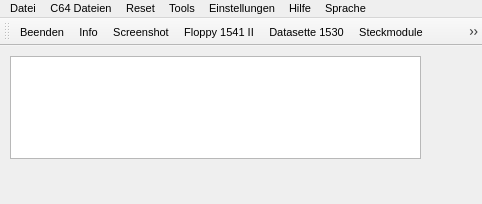
<?xml version="1.0" encoding="UTF-8"?>
<ui version="4.0">
 <class>MainWindow</class>
 <widget class="QMainWindow" name="MainWindow">
  <property name="windowModality">
   <enum>Qt::NonModal</enum>
  </property>
  <property name="geometry">
   <rect>
    <x>0</x>
    <y>0</y>
    <width>482</width>
    <height>204</height>
   </rect>
  </property>
  <property name="font">
   <font>
    <pointsize>8</pointsize>
   </font>
  </property>
  <property name="mouseTracking">
   <bool>false</bool>
  </property>
  <property name="contextMenuPolicy">
   <enum>Qt::NoContextMenu</enum>
  </property>
  <property name="windowTitle">
   <string notr="true"/>
  </property>
  <property name="windowIcon">
   <iconset resource="emu64.qrc">
    <normaloff>:/grafik/emu64.ico</normaloff>:/grafik/emu64.ico</iconset>
  </property>
  <property name="windowOpacity">
   <double>1.000000000000000</double>
  </property>
  <property name="autoFillBackground">
   <bool>false</bool>
  </property>
  <property name="styleSheet">
   <string notr="true">#playButton{
background-image: url(:/Grafik/play_blue_transprent.png);
background-repeat: no-repeat;
background-position: center
}

#stopButton{
background-image: url(:/Grafik/stop_blue_transprent.png);
background-repeat: no-repeat;
background-position: center
}</string>
  </property>
  <property name="toolButtonStyle">
   <enum>Qt::ToolButtonTextOnly</enum>
  </property>
  <property name="dockNestingEnabled">
   <bool>false</bool>
  </property>
  <property name="unifiedTitleAndToolBarOnMac">
   <bool>false</bool>
  </property>
  <widget class="QWidget" name="centralWidget">
   <property name="font">
    <font>
     <pointsize>8</pointsize>
    </font>
   </property>
   <widget class="QTableWidget" name="FloppyTabel">
    <property name="geometry">
     <rect>
      <x>10</x>
      <y>10</y>
      <width>411</width>
      <height>103</height>
     </rect>
    </property>
    <property name="focusPolicy">
     <enum>Qt::NoFocus</enum>
    </property>
    <property name="autoFillBackground">
     <bool>false</bool>
    </property>
    <property name="selectionMode">
     <enum>QAbstractItemView::NoSelection</enum>
    </property>
    <property name="showGrid">
     <bool>false</bool>
    </property>
    <attribute name="horizontalHeaderVisible">
     <bool>false</bool>
    </attribute>
    <attribute name="horizontalHeaderHighlightSections">
     <bool>false</bool>
    </attribute>
    <attribute name="verticalHeaderVisible">
     <bool>false</bool>
    </attribute>
    <attribute name="verticalHeaderHighlightSections">
     <bool>false</bool>
    </attribute>
   </widget>
  </widget>
  <widget class="QStatusBar" name="statusBar">
   <property name="minimumSize">
    <size>
     <width>0</width>
     <height>0</height>
    </size>
   </property>
   <property name="font">
    <font>
     <family>Arial</family>
     <weight>50</weight>
     <bold>false</bold>
    </font>
   </property>
   <property name="autoFillBackground">
    <bool>false</bool>
   </property>
   <property name="sizeGripEnabled">
    <bool>false</bool>
   </property>
  </widget>
  <widget class="QToolBar" name="toolBar">
   <property name="enabled">
    <bool>true</bool>
   </property>
   <property name="windowTitle">
    <string notr="true">toolBar</string>
   </property>
   <property name="movable">
    <bool>true</bool>
   </property>
   <property name="allowedAreas">
    <set>Qt::AllToolBarAreas</set>
   </property>
   <property name="iconSize">
    <size>
     <width>32</width>
     <height>32</height>
    </size>
   </property>
   <property name="toolButtonStyle">
    <enum>Qt::ToolButtonIconOnly</enum>
   </property>
   <attribute name="toolBarArea">
    <enum>TopToolBarArea</enum>
   </attribute>
   <attribute name="toolBarBreak">
    <bool>false</bool>
   </attribute>
   <addaction name="actionBeenden"/>
   <addaction name="menu_main_info"/>
   <addaction name="actionScreenshot"/>
   <addaction name="actionFloppy_1541_II"/>
   <addaction name="actionBandlaufwerk_1530"/>
   <addaction name="actionSteckmodule"/>
   <addaction name="actionDebugger_Disassembler"/>
   <addaction name="actionSoftreset"/>
   <addaction name="actionHardreset"/>
   <addaction name="actionC64_Geschwindigkeit"/>
   <addaction name="actionHandbuch"/>
  </widget>
  <widget class="QMenuBar" name="menuBar">
   <property name="geometry">
    <rect>
     <x>0</x>
     <y>0</y>
     <width>482</width>
     <height>20</height>
    </rect>
   </property>
   <property name="font">
    <font>
     <family>Arial</family>
     <weight>50</weight>
     <bold>false</bold>
    </font>
   </property>
   <property name="toolTip">
    <string/>
   </property>
   <property name="whatsThis">
    <string/>
   </property>
   <property name="defaultUp">
    <bool>false</bool>
   </property>
   <property name="nativeMenuBar">
    <bool>false</bool>
   </property>
   <widget class="QMenu" name="menu_main_help">
    <property name="font">
     <font>
      <family>Arial</family>
      <weight>50</weight>
      <bold>false</bold>
     </font>
    </property>
    <property name="title">
     <string>Hilfe</string>
    </property>
    <addaction name="menu_main_info"/>
    <addaction name="actionHandbuch"/>
    <addaction name="separator"/>
    <addaction name="actionC64_Tastenbelegung_Show"/>
   </widget>
   <widget class="QMenu" name="menuC64_Dateien">
    <property name="toolTip">
     <string/>
    </property>
    <property name="title">
     <string>C64 Dateien</string>
    </property>
    <addaction name="actionFloppy_1541_II"/>
    <addaction name="actionBandlaufwerk_1530"/>
    <addaction name="actionSteckmodule"/>
    <addaction name="actionAutostart"/>
    <addaction name="actionC64_Programme_direkt_laden"/>
   </widget>
   <widget class="QMenu" name="menuReset">
    <property name="title">
     <string>Reset</string>
    </property>
    <addaction name="actionSoftreset"/>
    <addaction name="actionHardreset"/>
   </widget>
   <widget class="QMenu" name="menuTools">
    <property name="title">
     <string>Tools</string>
    </property>
    <widget class="QMenu" name="menuREU_1764_16MB">
     <property name="statusTip">
      <string>Emuliert eine komplette REU mit 16 MB</string>
     </property>
     <property name="tearOffEnabled">
      <bool>false</bool>
     </property>
     <property name="title">
      <string>REU 1764 (16MB)</string>
     </property>
     <addaction name="actionREU_einstecken"/>
     <addaction name="actionREU_entfernen"/>
     <addaction name="separator"/>
     <addaction name="actionREU_laden"/>
     <addaction name="actionREU_speichern"/>
     <addaction name="actionREU_loeschen"/>
    </widget>
    <widget class="QMenu" name="menuGEO_NEO_RAM_2MB">
     <property name="statusTip">
      <string>Emuliert eine komplette GEO- bzw NEO-RAM mit 2 MB</string>
     </property>
     <property name="title">
      <string>GEO- / NEO-RAM (2MB)</string>
     </property>
     <addaction name="actionGEO_einstecken"/>
     <addaction name="actionGEO_entfernen"/>
     <addaction name="separator"/>
     <addaction name="actionGEO_laden"/>
     <addaction name="actionGEO_speichern"/>
     <addaction name="actionGEO_loeschen"/>
    </widget>
    <addaction name="actionQuick_C64_Snapshot"/>
    <addaction name="actionScreenshot"/>
    <addaction name="actionSID_Dump"/>
    <addaction name="actionSID_Player"/>
    <addaction name="actionDebugger_Disassembler"/>
    <addaction name="actionC64_Geschwindigkeit"/>
    <addaction name="actionCross_Assembler"/>
    <addaction name="actionLan64"/>
    <addaction name="actionVirtuelle_C64_Tastatur"/>
    <addaction name="actionGameBase64"/>
    <addaction name="menuREU_1764_16MB"/>
    <addaction name="menuGEO_NEO_RAM_2MB"/>
    <addaction name="actionVideo_Capture"/>
   </widget>
   <widget class="QMenu" name="menuEinstellungen">
    <property name="title">
     <string>Einstellungen</string>
    </property>
    <addaction name="actionEmu64_Einstellungen"/>
    <addaction name="separator"/>
    <addaction name="actionVideo_Crt_Setup"/>
    <addaction name="actionVollbild"/>
    <addaction name="actionC64_Tastaturbelegung_ndern"/>
    <addaction name="actionC64_Tastaturbelegung_zur_cksetzen"/>
    <addaction name="actionFenster_Optionen"/>
   </widget>
   <widget class="QMenu" name="menuSprache">
    <property name="font">
     <font>
      <family>Arial</family>
      <weight>50</weight>
      <bold>false</bold>
     </font>
    </property>
    <property name="title">
     <string>Sprache</string>
    </property>
   </widget>
   <widget class="QMenu" name="menuDatei">
    <property name="toolTip">
     <string/>
    </property>
    <property name="title">
     <string>Datei</string>
    </property>
    <addaction name="actionBeenden"/>
   </widget>
   <addaction name="menuDatei"/>
   <addaction name="menuC64_Dateien"/>
   <addaction name="menuReset"/>
   <addaction name="menuTools"/>
   <addaction name="menuEinstellungen"/>
   <addaction name="menu_main_help"/>
   <addaction name="menuSprache"/>
  </widget>
  <action name="menu_main_info">
   <property name="checkable">
    <bool>false</bool>
   </property>
   <property name="enabled">
    <bool>true</bool>
   </property>
   <property name="icon">
    <iconset resource="emu64.qrc">
     <normaloff>:/grafik/toolbar32/info.png</normaloff>:/grafik/toolbar32/info.png</iconset>
   </property>
   <property name="text">
    <string>Info</string>
   </property>
   <property name="statusTip">
    <string>Infos zur aktuellen Emu64 Version.</string>
   </property>
   <property name="font">
    <font>
     <family>Arial</family>
     <weight>50</weight>
     <bold>false</bold>
    </font>
   </property>
   <property name="iconVisibleInMenu">
    <bool>true</bool>
   </property>
  </action>
  <action name="actionFloppy_1541_II">
   <property name="enabled">
    <bool>true</bool>
   </property>
   <property name="icon">
    <iconset resource="emu64.qrc">
     <normaloff>:/grafik/toolbar32/floppy.png</normaloff>:/grafik/toolbar32/floppy.png</iconset>
   </property>
   <property name="text">
    <string>Floppy 1541 II</string>
   </property>
   <property name="toolTip">
    <string>Floppy 1541 II</string>
   </property>
   <property name="statusTip">
    <string>Hier können Sie C64 Diskimages auswählen oder bearbeiten. [D64,G64,ZIP]</string>
   </property>
   <property name="font">
    <font>
     <family>Arial</family>
     <weight>50</weight>
     <bold>false</bold>
    </font>
   </property>
   <property name="shortcut">
    <string notr="true">Alt+D</string>
   </property>
   <property name="iconVisibleInMenu">
    <bool>true</bool>
   </property>
  </action>
  <action name="actionBandlaufwerk_1530">
   <property name="enabled">
    <bool>true</bool>
   </property>
   <property name="icon">
    <iconset resource="emu64.qrc">
     <normaloff>:/grafik/toolbar32/datasette.png</normaloff>:/grafik/toolbar32/datasette.png</iconset>
   </property>
   <property name="text">
    <string>Datasette 1530</string>
   </property>
   <property name="iconText">
    <string>Datasette 1530</string>
   </property>
   <property name="toolTip">
    <string>Datasette 1530</string>
   </property>
   <property name="statusTip">
    <string>Alle Funktionen der Datasette 1530. [TAP,WAV]</string>
   </property>
   <property name="font">
    <font>
     <family>Arial</family>
     <weight>50</weight>
     <bold>false</bold>
    </font>
   </property>
   <property name="shortcut">
    <string notr="true">Alt+K</string>
   </property>
   <property name="iconVisibleInMenu">
    <bool>true</bool>
   </property>
  </action>
  <action name="actionSteckmodule">
   <property name="enabled">
    <bool>true</bool>
   </property>
   <property name="icon">
    <iconset resource="emu64.qrc">
     <normaloff>:/grafik/toolbar32/crt.png</normaloff>:/grafik/toolbar32/crt.png</iconset>
   </property>
   <property name="text">
    <string>Steckmodule</string>
   </property>
   <property name="toolTip">
    <string>Steckmodule</string>
   </property>
   <property name="statusTip">
    <string>Hier können Sie ein Steckmodul in den Emu64 einsetzen. [CRT]</string>
   </property>
   <property name="font">
    <font>
     <family>Arial</family>
     <weight>50</weight>
     <bold>false</bold>
    </font>
   </property>
   <property name="shortcut">
    <string notr="true">Alt+M</string>
   </property>
   <property name="iconVisibleInMenu">
    <bool>true</bool>
   </property>
  </action>
  <action name="actionAutostart">
   <property name="enabled">
    <bool>true</bool>
   </property>
   <property name="text">
    <string>Autostart</string>
   </property>
   <property name="statusTip">
    <string>Die schnellste möglichkeit ein C64 Programm zu laden und zu starten. [PRG,T64,P00,FRZ,D64,G64]</string>
   </property>
   <property name="font">
    <font>
     <family>Arial</family>
     <weight>50</weight>
     <bold>false</bold>
    </font>
   </property>
   <property name="shortcut">
    <string notr="true">Alt+R</string>
   </property>
   <property name="iconVisibleInMenu">
    <bool>true</bool>
   </property>
  </action>
  <action name="actionC64_Programme_direkt_laden">
   <property name="checkable">
    <bool>false</bool>
   </property>
   <property name="checked">
    <bool>false</bool>
   </property>
   <property name="enabled">
    <bool>true</bool>
   </property>
   <property name="text">
    <string>C64 Programme direkt laden</string>
   </property>
   <property name="statusTip">
    <string>Hier wird das Programm direkt in den Speicher geladen ohne C64 Laderoutiene. [PRG,T64,P00,FRZ]</string>
   </property>
   <property name="font">
    <font>
     <family>Arial</family>
     <weight>50</weight>
     <bold>false</bold>
    </font>
   </property>
   <property name="shortcut">
    <string notr="true">Alt+L</string>
   </property>
   <property name="iconVisibleInMenu">
    <bool>true</bool>
   </property>
  </action>
  <action name="actionSoftreset">
   <property name="enabled">
    <bool>true</bool>
   </property>
   <property name="icon">
    <iconset resource="emu64.qrc">
     <normaloff>:/grafik/toolbar32/sreset.png</normaloff>:/grafik/toolbar32/sreset.png</iconset>
   </property>
   <property name="text">
    <string>Softreset</string>
   </property>
   <property name="statusTip">
    <string>Führt ein Softreset des C64 durch. Das C64 RAM wird dabei nicht gelöscht.</string>
   </property>
   <property name="font">
    <font>
     <family>Arial</family>
     <weight>50</weight>
     <bold>false</bold>
    </font>
   </property>
   <property name="shortcut">
    <string notr="true">F12</string>
   </property>
   <property name="iconVisibleInMenu">
    <bool>true</bool>
   </property>
  </action>
  <action name="actionHardreset">
   <property name="enabled">
    <bool>true</bool>
   </property>
   <property name="icon">
    <iconset resource="emu64.qrc">
     <normaloff>:/grafik/toolbar32/hreset.png</normaloff>:/grafik/toolbar32/hreset.png</iconset>
   </property>
   <property name="text">
    <string>Hardreset</string>
   </property>
   <property name="statusTip">
    <string>Führt ein Hardreset des C64 durch. Das C64 RAM wird dabei gelöscht. Es gleicht dem Ein- und Auschalten des C64.</string>
   </property>
   <property name="font">
    <font>
     <family>Arial</family>
     <weight>50</weight>
     <bold>false</bold>
    </font>
   </property>
   <property name="shortcut">
    <string notr="true">Shift+F12</string>
   </property>
   <property name="iconVisibleInMenu">
    <bool>true</bool>
   </property>
  </action>
  <action name="actionBeenden">
   <property name="enabled">
    <bool>true</bool>
   </property>
   <property name="icon">
    <iconset resource="emu64.qrc">
     <normaloff>:/grafik/toolbar32/aus.png</normaloff>:/grafik/toolbar32/aus.png</iconset>
   </property>
   <property name="text">
    <string>Beenden</string>
   </property>
   <property name="iconText">
    <string>Beenden</string>
   </property>
   <property name="toolTip">
    <string>Beenden</string>
   </property>
   <property name="statusTip">
    <string>Beendet den Emu64.</string>
   </property>
   <property name="font">
    <font>
     <family>Arial</family>
     <weight>50</weight>
     <bold>false</bold>
    </font>
   </property>
   <property name="shortcut">
    <string notr="true">Alt+X</string>
   </property>
   <property name="iconVisibleInMenu">
    <bool>true</bool>
   </property>
  </action>
  <action name="actionQuick_C64_Snapshot">
   <property name="enabled">
    <bool>false</bool>
   </property>
   <property name="text">
    <string>Quick C64 Snapshot</string>
   </property>
   <property name="statusTip">
    <string>Den aktuellen Zustand des C64 speichern, um zu einem späteren Zeitpunkt wieder zu laden.</string>
   </property>
   <property name="font">
    <font>
     <family>Arial</family>
     <weight>50</weight>
     <bold>false</bold>
    </font>
   </property>
   <property name="shortcut">
    <string notr="true"/>
   </property>
   <property name="iconVisibleInMenu">
    <bool>true</bool>
   </property>
  </action>
  <action name="actionScreenshot">
   <property name="enabled">
    <bool>true</bool>
   </property>
   <property name="icon">
    <iconset resource="emu64.qrc">
     <normaloff>:/grafik/toolbar32/screenshot.png</normaloff>:/grafik/toolbar32/screenshot.png</iconset>
   </property>
   <property name="text">
    <string>Screenshot</string>
   </property>
   <property name="statusTip">
    <string>Erzeugt ein Bildschirmfoto vom C64 Bildschirm.</string>
   </property>
   <property name="font">
    <font>
     <family>Arial</family>
     <weight>50</weight>
     <bold>false</bold>
    </font>
   </property>
   <property name="shortcut">
    <string>F11</string>
   </property>
   <property name="iconVisibleInMenu">
    <bool>true</bool>
   </property>
  </action>
  <action name="actionSID_Dump">
   <property name="enabled">
    <bool>true</bool>
   </property>
   <property name="text">
    <string>SID Dump</string>
   </property>
   <property name="statusTip">
    <string>Zeichnen Sie alle SID (Sound Interface Device) Signale auf um sie später mit dem  mitgelieferten SID Player abzuspielen.</string>
   </property>
   <property name="font">
    <font>
     <family>Arial</family>
     <pointsize>9</pointsize>
     <weight>50</weight>
     <bold>false</bold>
    </font>
   </property>
   <property name="iconVisibleInMenu">
    <bool>true</bool>
   </property>
  </action>
  <action name="actionSID_Player">
   <property name="enabled">
    <bool>false</bool>
   </property>
   <property name="text">
    <string>SID Player</string>
   </property>
   <property name="statusTip">
    <string>Schaltet in den SID Player Modus. Damit wird der Emu64 zu einem vollwertigen SID Player.</string>
   </property>
   <property name="font">
    <font>
     <family>Arial</family>
     <weight>50</weight>
     <bold>false</bold>
    </font>
   </property>
   <property name="iconVisibleInMenu">
    <bool>true</bool>
   </property>
  </action>
  <action name="actionDebugger_Disassembler">
   <property name="enabled">
    <bool>true</bool>
   </property>
   <property name="icon">
    <iconset resource="emu64.qrc">
     <normaloff>:/grafik/toolbar32/debug.png</normaloff>:/grafik/toolbar32/debug.png</iconset>
   </property>
   <property name="text">
    <string>Debugger/Disassembler</string>
   </property>
   <property name="statusTip">
    <string>Sehr Komfortabler Debugger und Disassembler.</string>
   </property>
   <property name="font">
    <font>
     <family>Arial</family>
     <weight>50</weight>
     <bold>false</bold>
    </font>
   </property>
   <property name="iconVisibleInMenu">
    <bool>true</bool>
   </property>
  </action>
  <action name="actionC64_Geschwindigkeit">
   <property name="enabled">
    <bool>true</bool>
   </property>
   <property name="icon">
    <iconset resource="emu64.qrc">
     <normaloff>:/grafik/toolbar32/speed.png</normaloff>:/grafik/toolbar32/speed.png</iconset>
   </property>
   <property name="text">
    <string>C64 Geschwindigkeit</string>
   </property>
   <property name="statusTip">
    <string>Hier können Sie die C64 Geschwindigkeit sufenlos von 5% bis 500% einstellen.</string>
   </property>
   <property name="font">
    <font>
     <family>Arial</family>
     <weight>50</weight>
     <bold>false</bold>
    </font>
   </property>
   <property name="iconVisibleInMenu">
    <bool>true</bool>
   </property>
  </action>
  <action name="actionCross_Assembler">
   <property name="enabled">
    <bool>false</bool>
   </property>
   <property name="text">
    <string>Cross Assembler</string>
   </property>
   <property name="statusTip">
    <string>Integrierter 2Pass Assembler der an TurboAss angelehnt ist.</string>
   </property>
   <property name="font">
    <font>
     <family>Arial</family>
     <weight>50</weight>
     <bold>false</bold>
    </font>
   </property>
   <property name="iconVisibleInMenu">
    <bool>true</bool>
   </property>
  </action>
  <action name="actionLan64">
   <property name="enabled">
    <bool>false</bool>
   </property>
   <property name="text">
    <string>Lan64 </string>
   </property>
   <property name="statusTip">
    <string>Hiermit kann man Programme vom PC zum C64 übertragen.</string>
   </property>
   <property name="font">
    <font>
     <family>Arial</family>
     <weight>50</weight>
     <bold>false</bold>
    </font>
   </property>
   <property name="iconVisibleInMenu">
    <bool>true</bool>
   </property>
  </action>
  <action name="actionVirtuelle_C64_Tastatur">
   <property name="enabled">
    <bool>true</bool>
   </property>
   <property name="text">
    <string>Virtuelle C64 Tastatur</string>
   </property>
   <property name="statusTip">
    <string>Eine Virtuelle C64 Tastatur, diese zeigt auch alle C64 Symbole.</string>
   </property>
   <property name="font">
    <font>
     <family>Arial</family>
     <weight>50</weight>
     <bold>false</bold>
    </font>
   </property>
   <property name="iconVisibleInMenu">
    <bool>true</bool>
   </property>
  </action>
  <action name="actionVideo_Capture">
   <property name="enabled">
    <bool>true</bool>
   </property>
   <property name="text">
    <string>Audio und Video Aufnahme</string>
   </property>
   <property name="statusTip">
    <string>Mit diesem Tool können sie die den Ton und das Videobild aufnehmen.</string>
   </property>
   <property name="font">
    <font>
     <family>Arial</family>
     <weight>50</weight>
     <bold>false</bold>
    </font>
   </property>
   <property name="iconVisibleInMenu">
    <bool>true</bool>
   </property>
  </action>
  <action name="actionEmu64_Einstellungen">
   <property name="enabled">
    <bool>true</bool>
   </property>
   <property name="text">
    <string>Emu64 Einstellungen</string>
   </property>
   <property name="statusTip">
    <string>Hier stellen sie den Emu64 nach ihren wünschen ein.</string>
   </property>
   <property name="font">
    <font>
     <family>Arial</family>
     <weight>50</weight>
     <bold>false</bold>
    </font>
   </property>
   <property name="iconVisibleInMenu">
    <bool>true</bool>
   </property>
  </action>
  <action name="actionVideo_Crt_Setup">
   <property name="enabled">
    <bool>true</bool>
   </property>
   <property name="text">
    <string>Video CRT Einstellungen</string>
   </property>
   <property name="toolTip">
    <string>Video CRT Einstellungen</string>
   </property>
   <property name="statusTip">
    <string>Hiermit kann man das Aussehen der Videoausgabe verändern. Z.B.: Sättigung, Helligkeit und Kontrast.</string>
   </property>
   <property name="font">
    <font>
     <family>Arial</family>
     <weight>50</weight>
     <bold>false</bold>
    </font>
   </property>
   <property name="iconVisibleInMenu">
    <bool>true</bool>
   </property>
  </action>
  <action name="actionVollbild">
   <property name="enabled">
    <bool>true</bool>
   </property>
   <property name="text">
    <string>Vollbild</string>
   </property>
   <property name="statusTip">
    <string>Emu64 wird im Vollbild ausgeführt.</string>
   </property>
   <property name="font">
    <font>
     <family>Arial</family>
     <weight>50</weight>
     <bold>false</bold>
    </font>
   </property>
   <property name="shortcut">
    <string notr="true">Alt+Return</string>
   </property>
   <property name="iconVisibleInMenu">
    <bool>true</bool>
   </property>
  </action>
  <action name="actionC64_Tastaturbelegung_ndern">
   <property name="enabled">
    <bool>true</bool>
   </property>
   <property name="text">
    <string>C64 Tastaturbelegung ändern</string>
   </property>
   <property name="statusTip">
    <string>Hiermit können Sie die komplette Tastaturbelegung(C64) ändern.</string>
   </property>
   <property name="font">
    <font>
     <family>Arial</family>
     <weight>50</weight>
     <bold>false</bold>
    </font>
   </property>
   <property name="iconVisibleInMenu">
    <bool>true</bool>
   </property>
  </action>
  <action name="actionC64_Tastaturbelegung_zur_cksetzen">
   <property name="enabled">
    <bool>false</bool>
   </property>
   <property name="text">
    <string>C64 Tastaturbelegung zurücksetzen</string>
   </property>
   <property name="statusTip">
    <string>Hiermit wird die Tastaturbelegung auf Standardwerte zurück gesetzt.</string>
   </property>
   <property name="font">
    <font>
     <family>Arial</family>
     <weight>50</weight>
     <bold>false</bold>
    </font>
   </property>
   <property name="iconVisibleInMenu">
    <bool>true</bool>
   </property>
  </action>
  <action name="actionFenster_Optionen">
   <property name="enabled">
    <bool>false</bool>
   </property>
   <property name="text">
    <string>Fenster Optionen</string>
   </property>
   <property name="statusTip">
    <string>Funktionen die die Emu64 Fenster beeinflussen.</string>
   </property>
   <property name="font">
    <font>
     <family>Arial</family>
     <weight>50</weight>
     <bold>false</bold>
    </font>
   </property>
   <property name="iconVisibleInMenu">
    <bool>true</bool>
   </property>
  </action>
  <action name="actionHandbuch">
   <property name="enabled">
    <bool>false</bool>
   </property>
   <property name="icon">
    <iconset resource="emu64.qrc">
     <normaloff>:/grafik/toolbar32/handbuch.png</normaloff>:/grafik/toolbar32/handbuch.png</iconset>
   </property>
   <property name="text">
    <string>Handbuch</string>
   </property>
   <property name="statusTip">
    <string>Öffnet das Emu64 Handbuch.</string>
   </property>
   <property name="font">
    <font>
     <family>Arial</family>
     <weight>50</weight>
     <bold>false</bold>
    </font>
   </property>
   <property name="iconVisibleInMenu">
    <bool>true</bool>
   </property>
  </action>
  <action name="actionGameBase64">
   <property name="enabled">
    <bool>false</bool>
   </property>
   <property name="text">
    <string>GameBase64</string>
   </property>
   <property name="statusTip">
    <string>Über dieses Tool ist es möglich auf alle Spiele die es in der GameBase64 gibt zuzugreifen.</string>
   </property>
   <property name="font">
    <font>
     <family>Arial</family>
     <weight>50</weight>
     <bold>false</bold>
    </font>
   </property>
   <property name="iconVisibleInMenu">
    <bool>true</bool>
   </property>
  </action>
  <action name="actionREU_einstecken">
   <property name="text">
    <string>REU einstecken</string>
   </property>
   <property name="statusTip">
    <string>Die REU wird in den C64 gesteckt.</string>
   </property>
  </action>
  <action name="actionREU_entfernen">
   <property name="text">
    <string>REU entfernen</string>
   </property>
   <property name="statusTip">
    <string>Die REU wird aus dem C64 rausgezogen.</string>
   </property>
  </action>
  <action name="actionREU_laden">
   <property name="text">
    <string>Inhalt aus einer Datei laden</string>
   </property>
   <property name="statusTip">
    <string>Der Inhalt der REU wird aus einer externen Datei geladen.</string>
   </property>
  </action>
  <action name="actionREU_speichern">
   <property name="text">
    <string>Inhalt in eine Datei speichern</string>
   </property>
   <property name="statusTip">
    <string>Der Inhalt der REU wird in eine externen Datei gespeichert.</string>
   </property>
  </action>
  <action name="actionREU_loeschen">
   <property name="text">
    <string>Inhalt löschen</string>
   </property>
   <property name="statusTip">
    <string>Der Inhalt der REU wird gelöscht.</string>
   </property>
  </action>
  <action name="actionGEO_einstecken">
   <property name="text">
    <string>GEO-RAM einstecken</string>
   </property>
   <property name="statusTip">
    <string>Die GEO-RAM wird in den C64 gesteckt.</string>
   </property>
  </action>
  <action name="actionGEO_entfernen">
   <property name="text">
    <string>GEO-RAM entfernen</string>
   </property>
   <property name="statusTip">
    <string>Die GEO-RAM wird aus dem C64 rausgezogen.</string>
   </property>
  </action>
  <action name="actionGEO_laden">
   <property name="text">
    <string>Inhalt aus einer Datei laden</string>
   </property>
   <property name="statusTip">
    <string>Der Inhalt der GEO-RAM wird aus einer externen Datei geladen.</string>
   </property>
  </action>
  <action name="actionGEO_speichern">
   <property name="text">
    <string>Inhalt in eine Datei speichern</string>
   </property>
   <property name="statusTip">
    <string>Der Inhalt der GEO-RAM wird in eine externen Datei gespeichert.</string>
   </property>
  </action>
  <action name="actionGEO_loeschen">
   <property name="text">
    <string>Inhalt löschen</string>
   </property>
   <property name="statusTip">
    <string>Der Inhalt der GEO-RAM wird gelöscht.</string>
   </property>
  </action>
  <action name="actionC64_Tastenbelegung_Show">
   <property name="checkable">
    <bool>false</bool>
   </property>
   <property name="text">
    <string>C64 Tastenbelegung anzeigen</string>
   </property>
   <property name="visible">
    <bool>true</bool>
   </property>
  </action>
 </widget>
 <layoutdefault spacing="6" margin="11"/>
 <resources>
  <include location="emu64.qrc"/>
 </resources>
 <connections/>
</ui>
